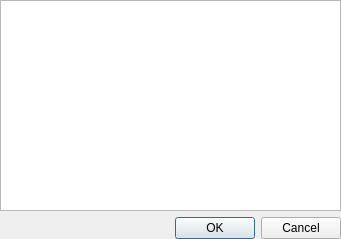
<?xml version="1.0" encoding="UTF-8"?>
<ui version="4.0">
 <class>RKClassSelectWidget</class>
 <widget class="QDialog" name="RKClassSelectWidget">
  <property name="geometry">
   <rect>
    <x>0</x>
    <y>0</y>
    <width>341</width>
    <height>239</height>
   </rect>
  </property>
  <property name="windowTitle">
   <string>Select Class...</string>
  </property>
  <property name="modal">
   <bool>true</bool>
  </property>
  <layout class="QVBoxLayout" name="verticalLayout">
   <property name="margin">
    <number>0</number>
   </property>
   <item>
    <widget class="QListWidget" name="listWidget"/>
   </item>
   <item>
    <widget class="QDialogButtonBox" name="buttonBox">
     <property name="layoutDirection">
      <enum>Qt::LeftToRight</enum>
     </property>
     <property name="orientation">
      <enum>Qt::Horizontal</enum>
     </property>
     <property name="standardButtons">
      <set>QDialogButtonBox::Cancel|QDialogButtonBox::Ok</set>
     </property>
    </widget>
   </item>
  </layout>
 </widget>
 <resources/>
 <connections>
  <connection>
   <sender>buttonBox</sender>
   <signal>accepted()</signal>
   <receiver>RKClassSelectWidget</receiver>
   <slot>accept()</slot>
   <hints>
    <hint type="sourcelabel">
     <x>248</x>
     <y>254</y>
    </hint>
    <hint type="destinationlabel">
     <x>157</x>
     <y>274</y>
    </hint>
   </hints>
  </connection>
  <connection>
   <sender>buttonBox</sender>
   <signal>rejected()</signal>
   <receiver>RKClassSelectWidget</receiver>
   <slot>reject()</slot>
   <hints>
    <hint type="sourcelabel">
     <x>316</x>
     <y>260</y>
    </hint>
    <hint type="destinationlabel">
     <x>286</x>
     <y>274</y>
    </hint>
   </hints>
  </connection>
 </connections>
</ui>
